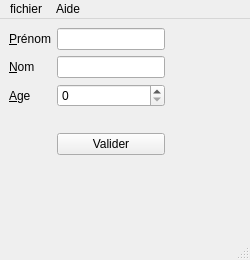
<?xml version="1.0" encoding="UTF-8"?>
<ui version="4.0">
 <class>MainWindow</class>
 <widget class="QMainWindow" name="MainWindow">
  <property name="geometry">
   <rect>
    <x>0</x>
    <y>0</y>
    <width>250</width>
    <height>260</height>
   </rect>
  </property>
  <property name="windowTitle">
   <string>MainWindow</string>
  </property>
  <property name="layoutDirection">
   <enum>Qt::LeftToRight</enum>
  </property>
  <widget class="QWidget" name="centralwidget">
   <layout class="QVBoxLayout" name="verticalLayout">
    <item>
     <layout class="QGridLayout" name="gridLayout">
      <item row="6" column="2">
       <spacer name="horizontalSpacer">
        <property name="orientation">
         <enum>Qt::Horizontal</enum>
        </property>
        <property name="sizeHint" stdset="0">
         <size>
          <width>40</width>
          <height>20</height>
         </size>
        </property>
       </spacer>
      </item>
      <item row="4" column="1">
       <spacer name="verticalSpacer_2">
        <property name="orientation">
         <enum>Qt::Vertical</enum>
        </property>
        <property name="sizeType">
         <enum>QSizePolicy::Fixed</enum>
        </property>
        <property name="sizeHint" stdset="0">
         <size>
          <width>20</width>
          <height>20</height>
         </size>
        </property>
       </spacer>
      </item>
      <item row="1" column="0">
       <widget class="QLabel" name="label_2">
        <property name="text">
         <string>&amp;Nom</string>
        </property>
        <property name="buddy">
         <cstring>lineEdit_2</cstring>
        </property>
       </widget>
      </item>
      <item row="3" column="0">
       <widget class="QLabel" name="label_3">
        <property name="text">
         <string>&amp;Age</string>
        </property>
        <property name="textFormat">
         <enum>Qt::AutoText</enum>
        </property>
        <property name="buddy">
         <cstring>spinBox</cstring>
        </property>
       </widget>
      </item>
      <item row="0" column="0">
       <widget class="QLabel" name="label">
        <property name="text">
         <string>&amp;Prénom</string>
        </property>
        <property name="buddy">
         <cstring>lineEdit</cstring>
        </property>
       </widget>
      </item>
      <item row="6" column="1">
       <widget class="MyPushButtonRouge" name="pushButton">
        <property name="text">
         <string>Valider</string>
        </property>
       </widget>
      </item>
      <item row="0" column="1">
       <widget class="QLineEdit" name="lineEdit"/>
      </item>
      <item row="1" column="1">
       <widget class="QLineEdit" name="lineEdit_2"/>
      </item>
      <item row="3" column="1">
       <widget class="QSpinBox" name="spinBox"/>
      </item>
     </layout>
    </item>
    <item>
     <spacer name="verticalSpacer">
      <property name="orientation">
       <enum>Qt::Vertical</enum>
      </property>
      <property name="sizeHint" stdset="0">
       <size>
        <width>20</width>
        <height>40</height>
       </size>
      </property>
     </spacer>
    </item>
   </layout>
  </widget>
  <widget class="QMenuBar" name="menubar">
   <property name="geometry">
    <rect>
     <x>0</x>
     <y>0</y>
     <width>250</width>
     <height>23</height>
    </rect>
   </property>
   <widget class="QMenu" name="menufichier">
    <property name="title">
     <string>fichier</string>
    </property>
    <addaction name="action1"/>
    <addaction name="action2"/>
   </widget>
   <widget class="QMenu" name="menuAide">
    <property name="title">
     <string>Aide</string>
    </property>
   </widget>
   <addaction name="menufichier"/>
   <addaction name="menuAide"/>
  </widget>
  <widget class="QStatusBar" name="statusbar"/>
  <action name="action1">
   <property name="text">
    <string>1</string>
   </property>
  </action>
  <action name="action2">
   <property name="text">
    <string>2</string>
   </property>
  </action>
 </widget>
 <customwidgets>
  <customwidget>
   <class>MyPushButtonRouge</class>
   <extends>QPushButton</extends>
   <header>mypushbuttonrouge.h</header>
  </customwidget>
 </customwidgets>
 <tabstops>
  <tabstop>lineEdit</tabstop>
  <tabstop>lineEdit_2</tabstop>
  <tabstop>pushButton</tabstop>
 </tabstops>
 <resources/>
 <connections/>
</ui>
